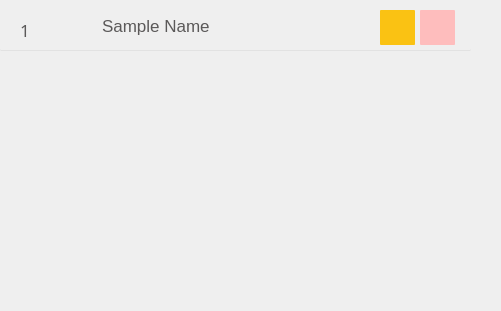
    <widget class="QWidget" name="ContestantContainer">
     <property name="geometry">
      <rect>
       <x>0</x>
       <y>0</y>
       <width>501</width>
       <height>311</height>
      </rect>
     </property>
     <widget class="QGroupBox" name="Contestant">
      <property name="geometry">
       <rect>
        <x>0</x>
        <y>10</y>
        <width>471</width>
        <height>41</height>
       </rect>
      </property>
      <property name="styleSheet">
       <string notr="true">border-bottom: 1px solid #E2E2E2;
border-radius: 1px;</string>
      </property>
      <property name="title">
       <string/>
      </property>
      <widget class="QLabel" name="ContestantID">
       <property name="geometry">
        <rect>
         <x>20</x>
         <y>4</y>
         <width>61</width>
         <height>31</height>
        </rect>
       </property>
       <property name="font">
        <font>
         <family>Leelawadee</family>
         <pointsize>13</pointsize>
        </font>
       </property>
       <property name="styleSheet">
        <string notr="true">color: #5B5959; 
border: none;</string>
       </property>
       <property name="text">
        <string>1</string>
       </property>
      </widget>
      <widget class="QLineEdit" name="ContestantName">
       <property name="geometry">
        <rect>
         <x>100</x>
         <y>0</y>
         <width>251</width>
         <height>31</height>
        </rect>
       </property>
       <property name="font">
        <font>
         <pointsize>13</pointsize>
        </font>
       </property>
       <property name="styleSheet">
        <string notr="true">border: none;
color: #5B5959;
background-color: transparent;</string>
       </property>
       <property name="text">
        <string>Sample Name</string>
       </property>
      </widget>
      <widget class="QPushButton" name="NameEdit">
       <property name="geometry">
        <rect>
         <x>380</x>
         <y>0</y>
         <width>35</width>
         <height>35</height>
        </rect>
       </property>
       <property name="cursor">
        <cursorShape>PointingHandCursor</cursorShape>
       </property>
       <property name="styleSheet">
        <string notr="true">border: none;
background-color: #FAC213;</string>
       </property>
       <property name="text">
        <string/>
       </property>
       <property name="iconSize">
        <size>
         <width>20</width>
         <height>20</height>
        </size>
       </property>
      </widget>
      <widget class="QPushButton" name="NameDelete">
       <property name="geometry">
        <rect>
         <x>420</x>
         <y>0</y>
         <width>35</width>
         <height>35</height>
        </rect>
       </property>
       <property name="cursor">
        <cursorShape>PointingHandCursor</cursorShape>
       </property>
       <property name="styleSheet">
        <string notr="true">border: none;
background-color: #FEBDBD;</string>
       </property>
       <property name="text">
        <string/>
       </property>
       <property name="iconSize">
        <size>
         <width>20</width>
         <height>20</height>
        </size>
       </property>
      </widget>
     </widget>
    </widget>
